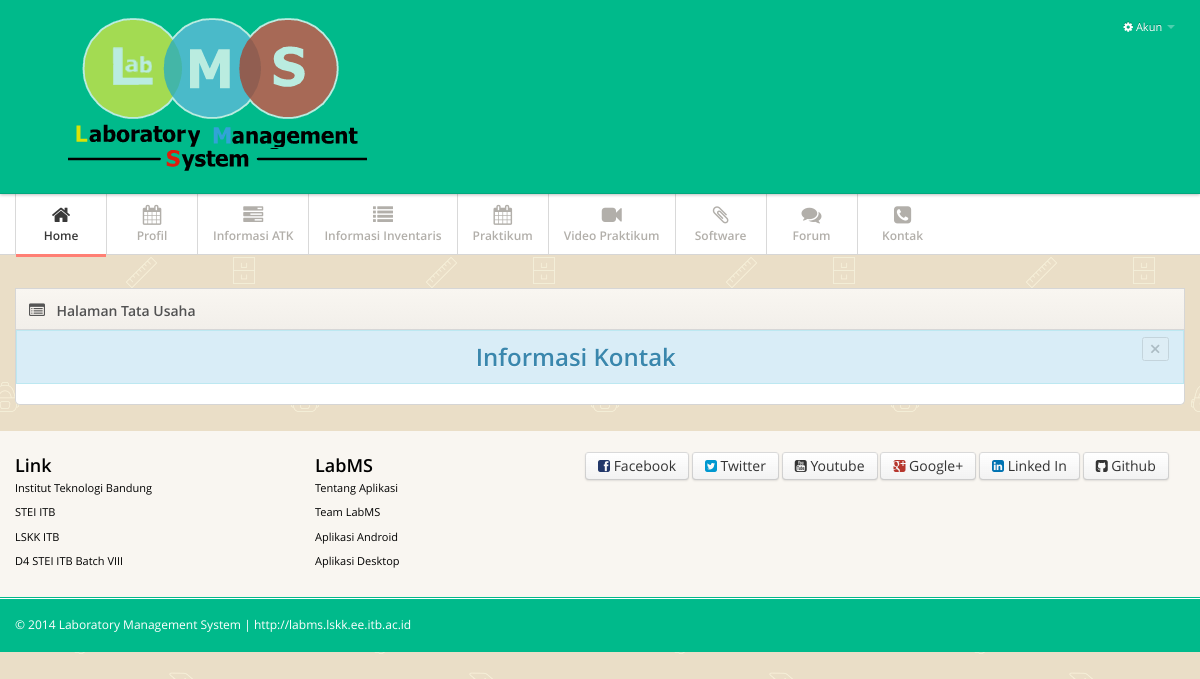
The page /kontak.php on the database as committed earlier.
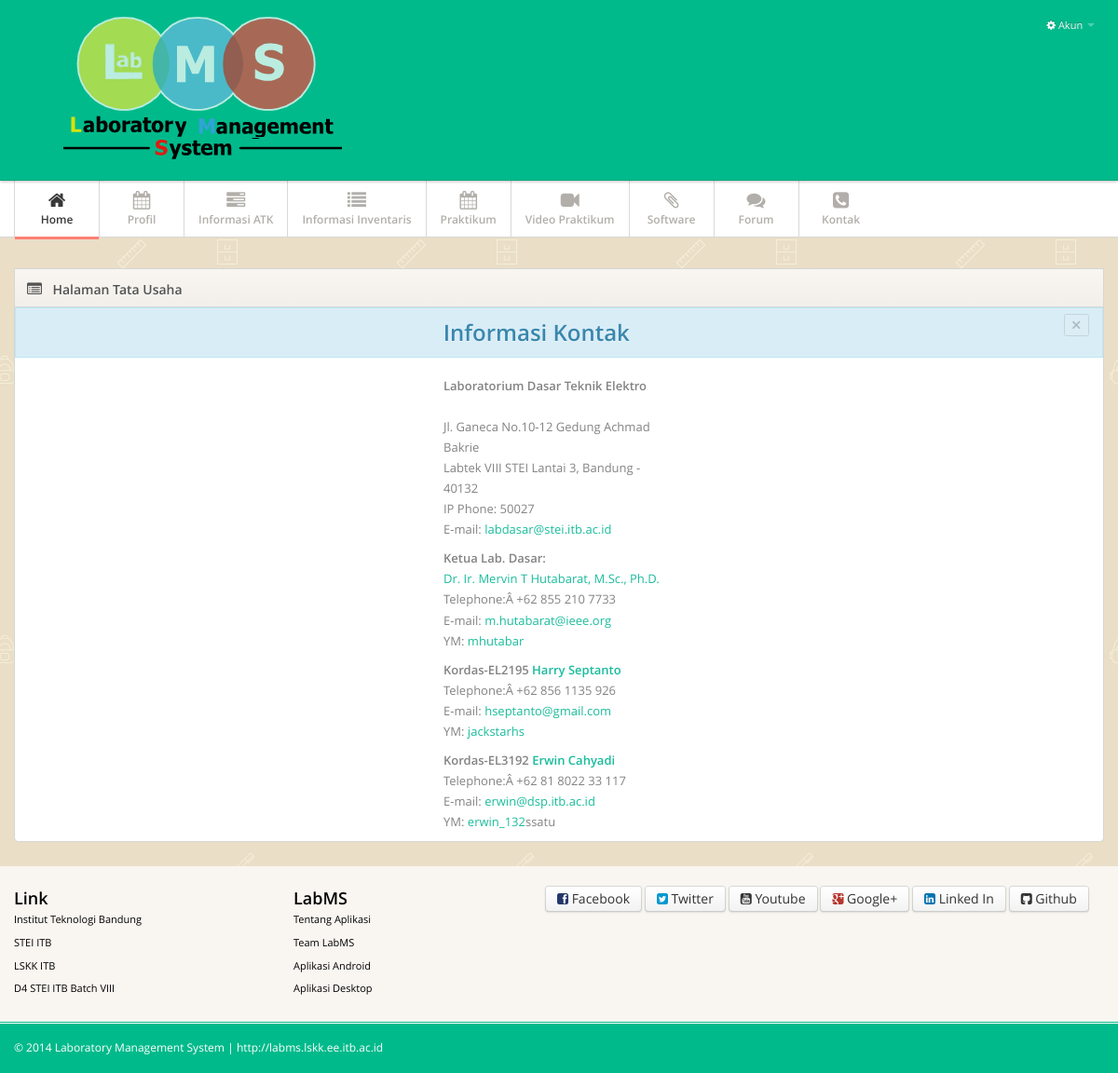
The same page on the database as committed later.
### tables this page shows
CREATE TABLE IF NOT EXISTS `tb_mdl_labname` (
  `id` int(11) NOT NULL,
  `nama_lab` varchar(200) NOT NULL,
  `info_lab` text NOT NULL,
  `info_praktikum` text NOT NULL,
  `info_panduan` text NOT NULL,
  `info_kontak` text NOT NULL,
  `universitas` varchar(200) NOT NULL,
  `nama_lab_full` varchar(200) NOT NULL,
  PRIMARY KEY (`id`)
);

### kontak.php (the view, shortened to what this page needs)
<?php
$cekDb=mysql_query("SELECT * FROM tb_mdl_labname");
$info=mysql_fetch_array($cekDb);
?>
<div class="main">
  <div class="main-inner">
    <div class="container">
      <div class="row">
        <div class="span12">
          <div class="widget widget-nopad">
            <div class="widget-header"> <i class="icon-list-alt"></i>
              <h3>Halaman Tata Usaha</h3>
            </div>
            <div class="widget-content">
                 <div class="alert alert-info" align="center">
						<button type="button" class="close" data-dismiss="alert">&times;</button>
						<strong><h2>Informasi Kontak</h2></strong>
					</div>
                  <div id="big_stats" class="cf">
				<table width="250" align="center">
				<tr>
					<td width="700" align="left" valign="top"><span
						style="font-size: 14px;"><?php echo $info['info_kontak'];?> </span>
					</td>
				</tr>
				</table>
                </div>
              </div>
        </div>
      </div>
    </div>
  </div>
</div>

Rows that differ between the two databases and show on the page:
added tb_mdl_labname: info_kontak "Laboratorium Dasar Teknik Elektro Jl. Ganeca No.10-12 Gedung Achmad Bakrie Labtek VIII STEI Lantai 3, Bandung - 40132 IP Phone: 50027 E-mail: labdasar@stei.itb.ac.id Ketua Lab. Dasar: Dr. Ir. Mervin T Hutabarat, M.Sc., Ph.D. Telephone:Â +62 855 210 7733 E-mail: m.hutabarat@ieee.org YM: mhutabar Kordas-EL2195 Harry Septanto Telephone:Â +62 856 1135 926 E-mail: hseptanto@gmail.com YM: jackstarhs Kordas-EL3192 Erwin Cahyadi Telephone:Â +62 81 8022 33 117 E-mail: erwin@dsp.itb.ac.id YM: erwin_132 ssatu"
